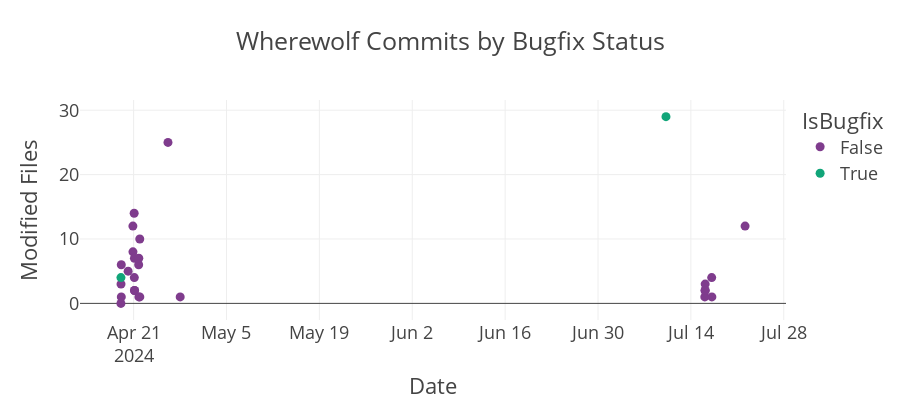

Notebook source saved alongside this figure:
### Code cell
fig = px.scatter(df_commits, 
                 title= project_name + ' Commits by Bugfix Status',
                 x='AuthorDateUtc', 
                 y='Modified Files',
                 color='IsBugfix',
                 color_discrete_sequence=px.colors.qualitative.Bold,
                 labels=commit_labels,
                 hover_data=['Author'],
                 hover_name='Message')
fig.update_layout(xaxis_title='Date')
format_and_show_short(fig)

### Figure 1 — Plotly figure (JSON) as saved in the notebook; plotly's stock layout.template omitted (floating-point values rounded to 4 significant figures)
{"data": [{"customdata": [["Matt Eland"], ["Matt Eland"], ["Matt Eland"], ["Matt Eland"], ["Matt Eland"], ["Matt Eland"], ["Matt Eland"], ["Matt Eland"], ["Matt Eland"], ["Matt Eland"], ["Matt Eland"], ["Matt Eland"], ["Matt Eland"], ["Matt Eland"], ["Matt Eland"], ["Matt Eland"], ["Matt Eland"], ["Matt Eland"], ["Matt Eland"], ["Matt Eland"], ["Matt Eland"], ["Matt Eland"], ["Matt Eland"], ["Matt Eland"], ["Matt Eland"], ["Matt Eland"]], "hovertemplate": "<b>%{hovertext}</b><br><br>IsBugfix=False<br>AuthorDateUtc=%{x}<br>Modified Files=%{y}<br>Author=%{customdata[0]}<extra></extra>", "hovertext": ["Added project", "Structuring early application.", "Early game creation and summarization", "Good early game display", "Beginnings of knowledge representation and events", "Beginnings of night phase", "Saw other wolves event", "Reorganizing for game setup and early probability", "Early permutation work", "Working probability engine", "Support-based calculation of start cards", "Brute force probability seems to be working", "Added a mechanism to get all possible worlds", "Lone wolf peek is now fully implemented", "Added knowledge test for lone wolf", "Early implementation of Robber", "Probability refinements for robbing event", "Merge branch 'InsomniacAndCurrentProbability'", "Rendering final probabilities as well as start probabilities", "Vote tabulation", "Voting to dead players tabulation", "Dead roles selection", "Good win / loss calculations on voting", "Vote victory calculations", "Added probability visualizer at UI layer", "Voting implementation"], "legendgroup": "False", "marker": {"color": "rgb(127, 60, 141)", "symbol": "circle"}, "mode": "markers", "name": "False", "orientation": "v", "showlegend": true, "type": "scatter", "x": ["2024-04-19T02:07:44", "2024-04-19T02:25:47", "2024-04-19T03:24:09", "2024-04-19T03:29:43", "2024-04-20T04:10:55", "2024-04-20T21:26:58", "2024-04-20T21:40:55", "2024-04-21T01:59:12", "2024-04-21T02:35:55", "2024-04-21T02:58:22", "2024-04-21T03:07:55", "2024-04-21T03:30:27", "2024-04-21T18:19:26", "2024-04-21T18:42:01", "2024-04-21T19:09:14", "2024-04-21T22:20:24", "2024-04-21T22:23:46", "2024-04-26T04:20:14", "2024-04-28T00:30:37", "2024-07-16T02:16:53", "2024-07-16T02:55:28", "2024-07-16T03:39:23", "2024-07-16T04:01:59", "2024-07-17T03:15:03", "2024-07-17T03:54:06", "2024-07-22T04:01:25"], "xaxis": "x", "y": [0, 3, 6, 1, 5, 12, 8, 14, 4, 7, 2, 2, 6, 7, 1, 10, 1, 25, 1, 1, 2, 3, 2, 4, 1, 12], "yaxis": "y"}, {"customdata": [["Matt Eland"], ["Matt Eland"]], "hovertemplate": "<b>%{hovertext}</b><br><br>IsBugfix=True<br>AuthorDateUtc=%{x}<br>Modified Files=%{y}<br>Author=%{customdata[0]}<extra></extra>", "hovertext": ["Fixed path to Wherewolf", "Merge branch 'TryRefactorRoleName'"], "legendgroup": "True", "marker": {"color": "rgb(17, 165, 121)", "symbol": "circle"}, "mode": "markers", "name": "True", "orientation": "v", "showlegend": true, "type": "scatter", "x": ["2024-04-19T02:12:08", "2024-07-10T05:53:54"], "xaxis": "x", "y": [4, 29], "yaxis": "y"}], "layout": {"height": 400, "legend": {"title": {"text": "IsBugfix"}, "tracegroupgap": 0}, "title": {"text": "Wherewolf Commits by Bugfix Status"}, "xaxis": {"anchor": "y", "domain": [0, 1], "title": {"text": "Date"}}, "yaxis": {"anchor": "x", "domain": [0, 1], "title": {"text": "Modified Files"}}}}
